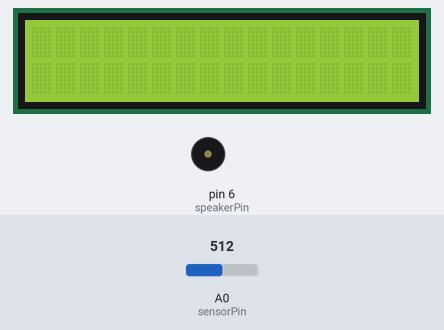
A program run on a simulated Arduino Uno, built with avr-gcc and run on an emulated ATmega328P. Parts: 16×2 character LCD, buzzer (waves = sounding). Inputs (shaded band) come from the test bench; at power-on: A0 (sensorPin) = 512.

Above: at 0.5 s.
At 8.0 s:
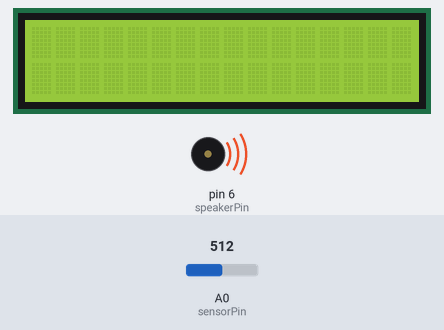
Timing chart, 0 to 8.3 s (numbered marks = the images above):
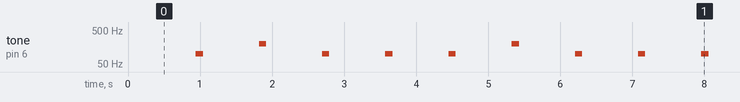

The program:

main.cpp
```cpp
#include <Arduino.h>
#include <LiquidCrystal.h>

#define MINUTE 60000
#define BEEP_TIME 100

int sensorPin = A0;
unsigned beatInterval = 0;
int speakerPin = 6;
int beat = 0;
int pitch = 0;
unsigned startMillis;
// initialize the library with the numbers of the interface pins
// modified for Metro Explorers Guide
LiquidCrystal lcd(7, 8, 9, 10, 11, 12);

void bpm(char str[], int ms);

void setup()
{
  // set up the LCD's number of columns and rows:
  lcd.begin(16, 2);
  // Print a message to the LCD.
  // lcd.println("");
  lcd.clear();
  // lcd.autoscroll();
  pinMode(speakerPin, OUTPUT);
  startMillis = millis();
}

void loop()
{
  unsigned currentTime;
  char str[5];

  /* determine bpm */
  beatInterval = analogRead(sensorPin);
  beatInterval = map(beatInterval, 0, 1023, 250, 1500);
  bpm(str, beatInterval);

  // Handle display
  lcd.setCursor(0, 0);
  lcd.print(str);
  lcd.setCursor(0, 1);
  lcd.print("4/4");
  lcd.clear();

  if ((currentTime = millis()) - startMillis >= beatInterval)
  {
    if (beat == 1)
    {
      pitch = 200;
    }
    else
    {
      pitch = 100;
    }

    tone(speakerPin, pitch, BEEP_TIME);
    beat = (beat + 1) % 4;

    if (currentTime <= startMillis + beatInterval)
      startMillis = startMillis + beatInterval;
    else
      startMillis = currentTime;
  }
}

void bpm(char str[], int ms)
{
  int base = MINUTE / ms;
  int remainder = MINUTE % ms;
  int decimal = (remainder * 10) / ms;
  sprintf(str, "%i.%i", base, decimal);
}
```

Measured:
- by itself, tone on pin 6 (speakerPin): repeats every 3.5 s: silent 0.78 s, 200 Hz 0.10 s, 3 × (silent 0.78 s, 100 Hz 0.10 s)
